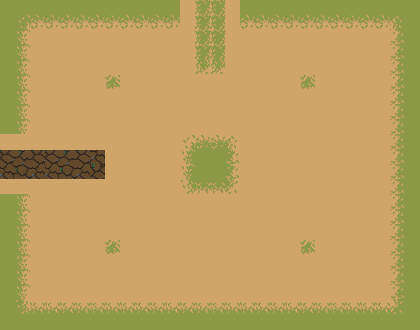

A 2D game scene composited from a Tiled map and its tileset images. What follows is a short description and the map's XML, with every tile layer's data as written:
An orthogonal 28x22 tile map with 15x15 px tiles, 1 tile layer (sueloLayer), 2 tilesets and 17 objects.

<map version="1.10" tiledversion="1.10.2" orientation="orthogonal" renderorder="right-down" width="28" height="22" tilewidth="15" tileheight="15" infinite="0" nextlayerid="3" nextobjectid="27">
 <tileset firstgid="1" source="Ground Tileset.tsx" />
 <tileset firstgid="331" source="bossTileset.tsx" />
 <layer id="1" name="sueloLayer" width="28" height="22">
  <data encoding="csv">
255,255,255,255,255,255,255,255,255,255,255,255,244,257,257,244,255,255,255,255,255,255,255,255,255,255,255,255,
255,221,222,222,222,222,222,222,222,222,222,222,244,257,257,244,222,222,222,222,222,222,222,222,222,222,223,255,
255,243,244,244,244,244,244,244,244,244,244,244,244,257,257,244,244,244,244,244,244,244,244,244,244,244,245,255,
255,243,244,244,244,244,244,244,244,244,244,244,244,257,257,244,244,244,244,244,244,244,244,244,244,244,245,255,
255,243,244,244,244,244,244,244,244,244,244,244,244,279,279,244,244,244,244,244,244,244,244,244,244,244,245,255,
255,243,244,244,244,244,244,301,244,244,244,244,244,244,244,244,244,244,244,244,301,244,244,244,244,244,245,255,
255,243,244,244,244,244,244,244,244,244,244,244,244,244,244,244,244,244,244,244,244,244,244,244,244,244,245,255,
255,243,244,244,244,244,244,244,244,244,244,244,244,244,244,244,244,244,244,244,244,244,244,244,244,244,245,255,
255,243,244,244,244,244,244,244,244,244,244,244,244,244,244,244,244,244,244,244,244,244,244,244,244,244,245,255,
244,244,244,244,244,244,244,244,244,244,244,244,232,233,233,234,244,244,244,244,244,244,244,244,244,244,245,255,
545,546,547,545,546,547,462,244,244,244,244,244,254,255,255,256,244,244,244,244,244,244,244,244,244,244,245,255,
630,631,632,630,631,632,717,244,244,244,244,244,254,255,255,256,244,244,244,244,244,244,244,244,244,244,245,255,
244,244,244,244,244,244,244,244,244,244,244,244,276,277,277,278,244,244,244,244,244,244,244,244,244,244,245,255,
255,243,244,244,244,244,244,244,244,244,244,244,244,244,244,244,244,244,244,244,244,244,244,244,244,244,245,255,
255,243,244,244,244,244,244,244,244,244,244,244,244,244,244,244,244,244,244,244,244,244,244,244,244,244,245,255,
255,243,244,244,244,244,244,244,244,244,244,244,244,244,244,244,244,244,244,244,244,244,244,244,244,244,245,255,
255,243,244,244,244,244,244,301,244,244,244,244,244,244,244,244,244,244,244,244,301,244,244,244,244,244,245,255,
255,243,244,244,244,244,244,244,244,244,244,244,244,244,244,244,244,244,244,244,244,244,244,244,244,244,245,255,
255,243,244,244,244,244,244,244,244,244,244,244,244,244,244,244,244,244,244,244,244,244,244,244,244,244,245,255,
255,243,244,244,244,244,244,244,244,244,244,244,244,244,244,244,244,244,244,244,244,244,244,244,244,244,245,255,
255,265,266,266,266,266,266,266,266,266,266,266,266,266,266,266,266,266,266,266,266,266,266,266,266,266,267,255,
255,255,255,255,255,255,255,255,255,255,255,255,255,255,255,255,255,255,255,255,255,255,255,255,255,255,255,255
</data>
 </layer>
 <objectgroup id="2" name="Colisiones">
  <object id="1" x="0" y="0" width="165" height="15">
   <properties>
    <property name="name" value="pared" />
   </properties>
  </object>
  <object id="2" x="0" y="15" width="15" height="105">
   <properties>
    <property name="name" value="pared" />
   </properties>
  </object>
  <object id="3" x="0" y="210" width="15" height="120">
   <properties>
    <property name="name" value="pared" />
   </properties>
  </object>
  <object id="6" x="15" y="315" width="405" height="15">
   <properties>
    <property name="name" value="pared" />
   </properties>
  </object>
  <object id="7" x="405" y="0" width="15" height="315">
   <properties>
    <property name="name" value="pared" />
   </properties>
  </object>
  <object id="8" x="255" y="0" width="150" height="15">
   <properties>
    <property name="name" value="pared" />
   </properties>
  </object>
  <object id="9" x="165" y="0" width="90" height="15">
   <properties>
    <property name="name" value="puerta" />
   </properties>
  </object>
  <object id="10" x="0" y="120" width="15" height="90">
   <properties>
    <property name="name" value="puerta" />
   </properties>
  </object>
  <object id="11" x="195" y="45" width="30" height="30">
   <properties>
    <property name="name" value="start" />
   </properties>
  </object>
  <object id="12" x="45" y="150" width="30" height="30">
   <properties>
    <property name="name" value="start" />
   </properties>
  </object>
  <object id="13" x="-45" y="105" width="30" height="120">
   <properties>
    <property name="name" value="end" />
   </properties>
  </object>
  <object id="14" x="150" y="-45" width="120" height="30">
   <properties>
    <property name="name" value="end" />
   </properties>
  </object>
  <object id="22" gid="134" x="105" y="90" width="16" height="16">
   <properties>
    <property name="enemigo" value="simple" />
   </properties>
  </object>
  <object id="23" gid="134" x="300" y="90" width="16" height="16">
   <properties>
    <property name="enemigo" value="simple" />
   </properties>
  </object>
  <object id="24" gid="134" x="300" y="255" width="16" height="16">
   <properties>
    <property name="enemigo" value="simple" />
   </properties>
  </object>
  <object id="25" gid="134" x="105" y="255" width="16" height="16">
   <properties>
    <property name="enemigo" value="simple" />
   </properties>
  </object>
  <object id="26" gid="134" x="195" y="179" width="30" height="30">
   <properties>
    <property name="enemigo" value="simple" />
   </properties>
  </object>
 </objectgroup>
</map>
